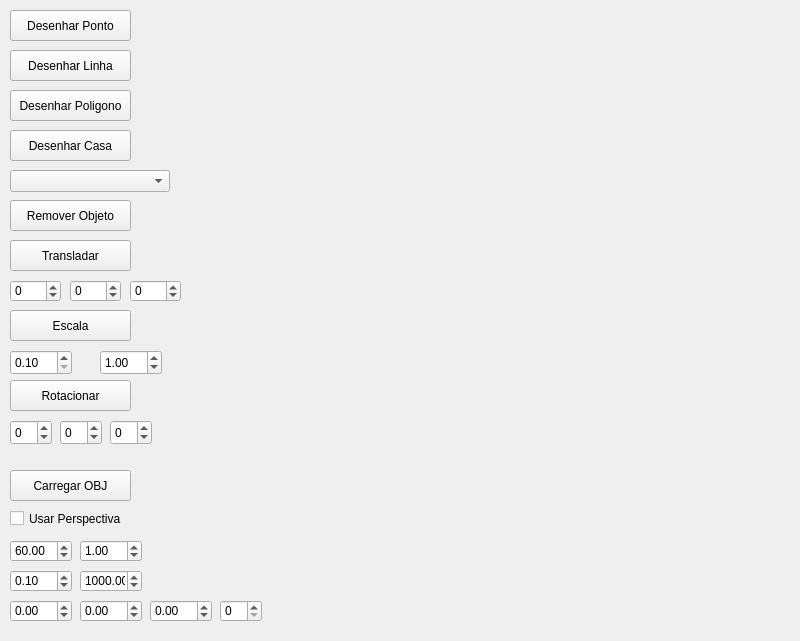
<?xml version="1.0" encoding="UTF-8"?>
<ui version="4.0">
 <class>MainWindow</class>
 <widget class="QMainWindow" name="MainWindow">
  <property name="geometry">
   <rect>
    <x>0</x>
    <y>0</y>
    <width>800</width>
    <height>641</height>
   </rect>
  </property>
  <property name="windowTitle">
   <string>DisplayFile</string>
  </property>
  <widget class="QWidget" name="centralwidget">
   <widget class="QPushButton" name="btnDesenharPonto">
    <property name="geometry">
     <rect>
      <x>10</x>
      <y>10</y>
      <width>121</width>
      <height>31</height>
     </rect>
    </property>
    <property name="text">
     <string>Desenhar Ponto</string>
    </property>
   </widget>
   <widget class="QPushButton" name="btnDesenharLinha">
    <property name="geometry">
     <rect>
      <x>10</x>
      <y>50</y>
      <width>121</width>
      <height>31</height>
     </rect>
    </property>
    <property name="text">
     <string>Desenhar Linha</string>
    </property>
   </widget>
   <widget class="QPushButton" name="btnDesenharPoligono">
    <property name="geometry">
     <rect>
      <x>10</x>
      <y>90</y>
      <width>121</width>
      <height>31</height>
     </rect>
    </property>
    <property name="text">
     <string>Desenhar Poligono</string>
    </property>
   </widget>
   <widget class="QComboBox" name="comboObjetos">
    <property name="geometry">
     <rect>
      <x>10</x>
      <y>170</y>
      <width>160</width>
      <height>22</height>
     </rect>
    </property>
   </widget>
   <widget class="QSpinBox" name="spinDx">
    <property name="geometry">
     <rect>
      <x>10</x>
      <y>280</y>
      <width>51</width>
      <height>22</height>
     </rect>
    </property>
    <property name="minimum">
     <number>-500</number>
    </property>
    <property name="maximum">
     <number>500</number>
    </property>
    <property name="value">
     <number>0</number>
    </property>
   </widget>
   <widget class="QSpinBox" name="spinDy">
    <property name="geometry">
     <rect>
      <x>70</x>
      <y>280</y>
      <width>51</width>
      <height>22</height>
     </rect>
    </property>
    <property name="minimum">
     <number>-500</number>
    </property>
    <property name="maximum">
     <number>500</number>
    </property>
    <property name="value">
     <number>0</number>
    </property>
   </widget>
   <widget class="QSpinBox" name="spinDz">
    <property name="geometry">
     <rect>
      <x>130</x>
      <y>280</y>
      <width>51</width>
      <height>22</height>
     </rect>
    </property>
    <property name="minimum">
     <number>-500</number>
    </property>
    <property name="maximum">
     <number>500</number>
    </property>
    <property name="value">
     <number>0</number>
    </property>
   </widget>
   <widget class="QPushButton" name="btnTransladar">
    <property name="geometry">
     <rect>
      <x>10</x>
      <y>240</y>
      <width>121</width>
      <height>31</height>
     </rect>
    </property>
    <property name="text">
     <string>Transladar</string>
    </property>
   </widget>
   <widget class="CanvasWidget" name="canvas" native="true">
    <property name="geometry">
     <rect>
      <x>200</x>
      <y>10</y>
      <width>580</width>
      <height>540</height>
     </rect>
    </property>
   </widget>
   <widget class="QDoubleSpinBox" name="spinSx">
    <property name="geometry">
     <rect>
      <x>10</x>
      <y>350</y>
      <width>62</width>
      <height>25</height>
     </rect>
    </property>
    <property name="minimum">
     <double>0.100000000000000</double>
    </property>
    <property name="maximum">
     <double>5.000000000000000</double>
    </property>
    <property name="singleStep">
     <double>0.500000000000000</double>
    </property>
   </widget>
   <widget class="QDoubleSpinBox" name="spinSy">
    <property name="geometry">
     <rect>
      <x>100</x>
      <y>350</y>
      <width>62</width>
      <height>25</height>
     </rect>
    </property>
    <property name="minimum">
     <double>0.100000000000000</double>
    </property>
    <property name="maximum">
     <double>5.000000000000000</double>
    </property>
    <property name="singleStep">
     <double>0.500000000000000</double>
    </property>
    <property name="value">
     <double>1.000000000000000</double>
    </property>
   </widget>
   <widget class="QPushButton" name="btnEscalar">
    <property name="geometry">
     <rect>
      <x>10</x>
      <y>310</y>
      <width>121</width>
      <height>31</height>
     </rect>
    </property>
    <property name="text">
     <string>Escala</string>
    </property>
   </widget>
   <widget class="QPushButton" name="btnRemover">
    <property name="geometry">
     <rect>
      <x>10</x>
      <y>200</y>
      <width>121</width>
      <height>31</height>
     </rect>
    </property>
    <property name="text">
     <string>Remover Objeto</string>
    </property>
   </widget>
   <widget class="QSpinBox" name="spinAngulo">
    <property name="geometry">
     <rect>
      <x>10</x>
      <y>420</y>
      <width>42</width>
      <height>25</height>
     </rect>
    </property>
    <property name="minimum">
     <number>-360</number>
    </property>
    <property name="maximum">
     <number>360</number>
    </property>
    <property name="singleStep">
     <number>30</number>
    </property>
   </widget>
   <widget class="QSpinBox" name="spinCentroX">
    <property name="geometry">
     <rect>
      <x>60</x>
      <y>420</y>
      <width>42</width>
      <height>25</height>
     </rect>
    </property>
    <property name="minimum">
     <number>-1000</number>
    </property>
    <property name="maximum">
     <number>1000</number>
    </property>
   </widget>
   <widget class="QSpinBox" name="spinCentroY">
    <property name="geometry">
     <rect>
      <x>110</x>
      <y>420</y>
      <width>42</width>
      <height>25</height>
     </rect>
    </property>
    <property name="minimum">
     <number>-1000</number>
    </property>
    <property name="maximum">
     <number>1000</number>
    </property>
   </widget>
   <widget class="QPushButton" name="btnRotacionar">
    <property name="geometry">
     <rect>
      <x>10</x>
      <y>380</y>
      <width>121</width>
      <height>31</height>
     </rect>
    </property>
    <property name="text">
     <string>Rotacionar</string>
    </property>
   </widget>
   <widget class="QPushButton" name="btnDesenharCasa">
    <property name="geometry">
     <rect>
      <x>10</x>
      <y>130</y>
      <width>121</width>
      <height>31</height>
     </rect>
    </property>
    <property name="text">
     <string>Desenhar Casa</string>
    </property>
   </widget>
   <widget class="QPushButton" name="btnCarregarObj">
    <property name="geometry">
     <rect>
      <x>10</x>
      <y>470</y>
      <width>121</width>
      <height>31</height>
     </rect>
    </property>
    <property name="text">
     <string>Carregar OBJ</string>
    </property>
   </widget>
   <widget class="QCheckBox" name="checkPerspectiva">
    <property name="geometry">
     <rect>
      <x>10</x>
      <y>510</y>
      <width>131</width>
      <height>17</height>
     </rect>
    </property>
    <property name="text">
     <string>Usar Perspectiva</string>
    </property>
    <property name="checked">
     <bool>false</bool>
    </property>
   </widget>
   <widget class="QDoubleSpinBox" name="spinFov">
    <property name="geometry">
     <rect>
      <x>10</x>
      <y>540</y>
      <width>62</width>
      <height>22</height>
     </rect>
    </property>
    <property name="minimum">
     <double>1.000000000000000</double>
    </property>
    <property name="maximum">
     <double>179.000000000000000</double>
    </property>
    <property name="value">
     <double>60.000000000000000</double>
    </property>
   </widget>
   <widget class="QDoubleSpinBox" name="spinAspect">
    <property name="geometry">
     <rect>
      <x>80</x>
      <y>540</y>
      <width>62</width>
      <height>22</height>
     </rect>
    </property>
    <property name="minimum">
     <double>0.100000000000000</double>
    </property>
    <property name="maximum">
     <double>10.000000000000000</double>
    </property>
    <property name="value">
     <double>1.000000000000000</double>
    </property>
   </widget>
   <widget class="QDoubleSpinBox" name="spinNear">
    <property name="geometry">
     <rect>
      <x>10</x>
      <y>570</y>
      <width>62</width>
      <height>22</height>
     </rect>
    </property>
    <property name="minimum">
     <double>0.010000000000000</double>
    </property>
    <property name="maximum">
     <double>1000.000000000000000</double>
    </property>
    <property name="value">
     <double>0.100000000000000</double>
    </property>
   </widget>
   <widget class="QDoubleSpinBox" name="spinFar">
    <property name="geometry">
     <rect>
      <x>80</x>
      <y>570</y>
      <width>62</width>
      <height>22</height>
     </rect>
    </property>
    <property name="minimum">
     <double>0.100000000000000</double>
    </property>
    <property name="maximum">
     <double>10000.000000000000000</double>
    </property>
    <property name="value">
     <double>1000.000000000000000</double>
    </property>
   </widget>
   <widget class="QDoubleSpinBox" name="spinCamX">
    <property name="geometry">
     <rect>
      <x>10</x>
      <y>600</y>
      <width>62</width>
      <height>22</height>
     </rect>
    </property>
    <property name="minimum">
     <double>-1000.000000000000000</double>
    </property>
    <property name="maximum">
     <double>1000.000000000000000</double>
    </property>
    <property name="singleStep">
     <double>0.100000000000000</double>
    </property>
   </widget>
   <widget class="QDoubleSpinBox" name="spinCamY">
    <property name="geometry">
     <rect>
      <x>80</x>
      <y>600</y>
      <width>62</width>
      <height>22</height>
     </rect>
    </property>
    <property name="minimum">
     <double>-1000.000000000000000</double>
    </property>
    <property name="maximum">
     <double>1000.000000000000000</double>
    </property>
    <property name="singleStep">
     <double>0.100000000000000</double>
    </property>
   </widget>
   <widget class="QDoubleSpinBox" name="spinCamZ">
    <property name="geometry">
     <rect>
      <x>150</x>
      <y>600</y>
      <width>62</width>
      <height>22</height>
     </rect>
    </property>
    <property name="minimum">
     <double>-1000.000000000000000</double>
    </property>
    <property name="maximum">
     <double>1000.000000000000000</double>
    </property>
    <property name="singleStep">
     <double>0.100000000000000</double>
    </property>
   </widget>
   <widget class="QSpinBox" name="spinModo">
    <property name="geometry">
     <rect>
      <x>220</x>
      <y>600</y>
      <width>42</width>
      <height>22</height>
     </rect>
    </property>
    <property name="minimum">
     <number>0</number>
    </property>
    <property name="maximum">
     <number>1</number>
    </property>
   </widget>
  </widget>
 </widget>
 <customwidgets>
  <customwidget>
   <class>CanvasWidget</class>
   <extends>QWidget</extends>
   <header>canvaswidget.h</header>
  </customwidget>
 </customwidgets>
 <resources/>
 <connections/>
</ui>
